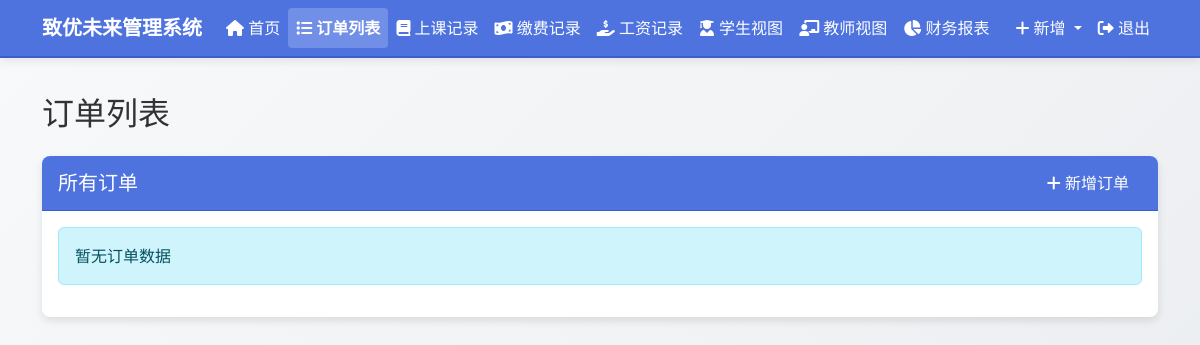
/orders (signed in), run on an earlier commit of the app's database.
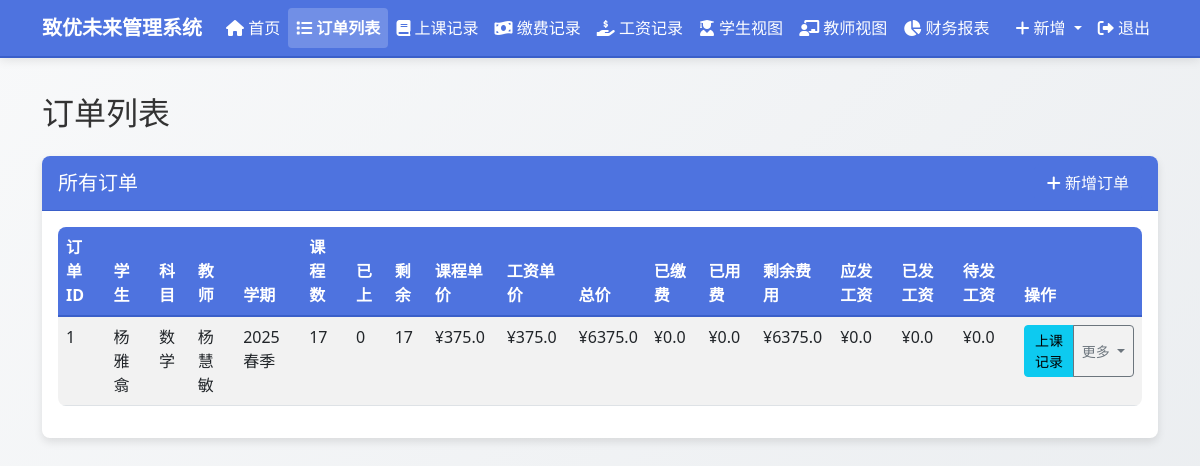
And on a later commit of the database.
### models.py (models this page shows, shortened)
class Order(db.Model):
    id = db.Column(db.Integer, primary_key=True)
    order_number = db.Column(db.String(50), unique=True, nullable=False, default="")
    student_name = db.Column(db.String(100), nullable=False)
    subject = db.Column(db.String(100), nullable=False)
    teacher_name = db.Column(db.String(100), nullable=False)
    semester = db.Column(db.String(100), nullable=False)
    total_classes = db.Column(db.Integer, default=0)
    completed_classes = db.Column(db.Integer, default=0)
    remaining_classes = db.Column(db.Integer, default=0)
    class_price = db.Column(db.Float, default=0.0)
    salary_price = db.Column(db.Float, default=0.0)  # 新增工资单价字段
    total_price = db.Column(db.Float, default=0.0)
    paid_amount = db.Column(db.Float, default=0.0)
    used_amount = db.Column(db.Float, default=0.0)
    remaining_amount = db.Column(db.Float, default=0.0)
    payable_salary = db.Column(db.Float, default=0.0)
    paid_salary = db.Column(db.Float, default=0.0)
    remaining_salary = db.Column(db.Float, default=0.0)
    order_note = db.Column(db.Text, nullable=True)
    teacher_note = db.Column(db.Text, nullable=True)
    student_note = db.Column(db.Text, nullable=True)
    created_at = db.Column(db.DateTime, default=datetime.now)
    class_records = db.relationship('ClassRecord', backref='order', lazy=True)
    payment_records = db.relationship('PaymentRecord', backref='order', lazy=True)
    salary_records = db.relationship('SalaryRecord', backref='order', lazy=True)

### routes.py (the view)
@app.route('/orders')
@login_required
def order_list():
    orders = Order.query.order_by(Order.created_at.desc()).all()
    order_form = OrderForm()
    class_record_form = ClassRecordForm()
    payment_record_form = PaymentRecordForm()
    salary_record_form = SalaryRecordForm()
    orders_for_dropdown = Order.query.all()
    class_record_form.order_id.choices = [(order.id, f"{order.order_number} - {order.student_name} - {order.subject}") for order in orders_for_dropdown]
    payment_record_form.order_id.choices = [(order.id, f"{order.order_number} - {order.student_name} - {order.subject}") for order in orders_for_dropdown]
    salary_record_form.order_id.choices = [(order.id, f"{order.order_number} - {order.teacher_name} - {order.subject}") for order in orders_for_dropdown]
    return render_template('order_list.html',
                           title='订单列表',
                           orders=orders,
                           order_form=order_form,
                           class_record_form=class_record_form,
                           payment_record_form=payment_record_form,
                           salary_record_form=salary_record_form,
                           edit_note_form=EditNoteForm())

### app.py (called while the page is built)
@login_manager.user_loader
def load_user(user_id):
    from models import User
    return User.query.get(int(user_id))

### templates/order_list.html (shortened to what this page needs)
{% extends "layout.html" %}
{% block content %}
<h2 class="mb-4">订单列表</h2>
<div class="card">
    <div class="card-header d-flex justify-content-between align-items-center">
        <h5 class="mb-0">所有订单</h5>
        <button type="button" class="btn btn-primary" data-bs-toggle="modal" data-bs-target="#newOrderModal">
            <i class="fas fa-plus"></i> 新增订单
        </button>
    </div>
    <div class="card-body">
        {% if orders %}
        <div class="table-responsive">
            <table class="table table-striped table-hover">
                <thead>
                    <tr>
                        <th>订单ID</th>
                        <th>学生</th>
                        <th>科目</th>
                        <th>教师</th>
                        <th>学期</th>
                        <th>课程数</th>
                        <th>已上</th>
                        <th>剩余</th>
                        <th>课程单价</th>
                        <th>工资单价</th>
                        <th>总价</th>
                        <th>已缴费</th>
                        <th>已用费</th>
                        <th>剩余费用</th>
                        <th>应发工资</th>
                        <th>已发工资</th>
                        <th>待发工资</th>
                        <th>操作</th>
                    </tr>
                </thead>
                <tbody>
                    {% for order in orders %}
                    <tr>
                        <td>{{ order.id }}</td>
                        <td>{{ order.student_name }}</td>
                        <td>{{ order.subject }}</td>
                        <td>{{ order.teacher_name }}</td>
                        <td>{{ order.semester }}</td>
                        <td>{{ order.total_classes }}</td>
                        <td>{{ order.completed_classes }}</td>
                        <td>{{ order.remaining_classes }}</td>
                        <td>¥{{ order.class_price }}</td>
                        <td>¥{{ order.salary_price }}</td>
                        <td>¥{{ order.total_price }}</td>
                        <td>¥{{ order.paid_amount }}</td>
                        <td>¥{{ order.used_amount }}</td>
                        <td>¥{{ order.remaining_amount }}</td>
                        <td>¥{{ order.payable_salary }}</td>
                        <td>¥{{ order.paid_salary }}</td>
                        <td>¥{{ order.remaining_salary }}</td>
                        <td>
                            <div class="btn-group">
                                <button type="button" class="btn btn-sm btn-info view-class-records"
                                        data-bs-toggle="modal" data-bs-target="#classRecordsModal"
                                        data-order-id="{{ order.id }}">
                                    上课记录
                                </button>
                                <button type="button" class="btn btn-sm btn-outline-secondary dropdown-toggle" data-bs-toggle="dropdown" aria-haspopup="true" aria-expanded="false">
                                    更多
                                </button>
                            </div>
                        </td>
                    </tr>
                    {% endfor %}
                </tbody>
            </table>
        </div>
        {% else %}
        <div class="alert alert-info">暂无订单数据</div>
        {% endif %}
    </div>
</div>
{% endblock %}

### templates/layout.html (shortened to what this page needs)
<!DOCTYPE html>
<html lang="zh-CN">
<head>
    <link href="https://cdn.jsdelivr.net/npm/bootstrap@5.3.0/dist/css/bootstrap.min.css" rel="stylesheet">
    <link href="https://cdnjs.cloudflare.com/ajax/libs/font-awesome/6.0.0/css/all.min.css" rel="stylesheet">
    <link href="{{ url_for('static', filename='css/style.css') }}" rel="stylesheet">
</head>
<body data-bs-theme="light">
    {% if current_user.is_authenticated %}
    <nav class="navbar navbar-expand-lg navbar-light bg-primary fixed-top">
        <div class="container">
            <a class="navbar-brand" href="{{ url_for('dashboard') }}">致优未来管理系统</a>
            <div class="collapse navbar-collapse" id="navbarNav">
                <ul class="navbar-nav me-auto">
                    <li class="nav-item">
                        <a class="nav-link {% if request.endpoint == 'dashboard' %}active{% endif %}" href="{{ url_for('dashboard') }}">
                            <i class="fas fa-home"></i> 首页
                        </a>
                    </li>
                    <li class="nav-item">
                        <a class="nav-link {% if request.endpoint == 'order_list' %}active{% endif %}" href="{{ url_for('order_list') }}">
                            <i class="fas fa-list"></i> 订单列表
                        </a>
                    </li>
                    <li class="nav-item">
                        <a class="nav-link {% if request.endpoint == 'class_records_list' %}active{% endif %}" href="{{ url_for('class_records_list') }}">
                            <i class="fas fa-book"></i> 上课记录
                        </a>
                    </li>
                    <li class="nav-item">
                        <a class="nav-link {% if request.endpoint == 'payment_records_list' %}active{% endif %}" href="{{ url_for('payment_records_list') }}">
                            <i class="fas fa-money-bill-wave"></i> 缴费记录
                        </a>
                    </li>
                    <li class="nav-item">
                        <a class="nav-link {% if request.endpoint == 'salary_records_list' %}active{% endif %}" href="{{ url_for('salary_records_list') }}">
                            <i class="fas fa-hand-holding-usd"></i> 工资记录
                        </a>
                    </li>
                    <li class="nav-item">
                        <a class="nav-link {% if request.endpoint == 'student_view' %}active{% endif %}" href="{{ url_for('student_view') }}">
                            <i class="fas fa-user-graduate"></i> 学生视图
                        </a>
                    </li>
                    <li class="nav-item">
                        <a class="nav-link {% if request.endpoint == 'teacher_view' %}active{% endif %}" href="{{ url_for('teacher_view') }}">
                            <i class="fas fa-chalkboard-teacher"></i> 教师视图
                        </a>
                    </li>
                    <li class="nav-item">
                        <a class="nav-link {% if request.endpoint == 'financial_report' %}active{% endif %}" href="{{ url_for('financial_report') }}">
                            <i class="fas fa-chart-pie"></i> 财务报表
                        </a>
                    </li>
                </ul>
                <ul class="navbar-nav">
                    <li class="nav-item dropdown">
                        <a class="nav-link dropdown-toggle" href="#" id="navbarDropdown" role="button" data-bs-toggle="dropdown" aria-expanded="false">
                            <i class="fas fa-plus"></i> 新增
                        </a>
                    </li>
                    <li class="nav-item">
                        <a class="nav-link" href="{{ url_for('logout') }}">
                            <i class="fas fa-sign-out-alt"></i> 退出
                        </a>
                    </li>
                </ul>
            </div>
        </div>
    </nav>
    {% endif %}
    <div class="container main-content my-4">
        {% block content %}{% endblock %}
    </div>
</body>
</html>

### static/css/style.css (style rules this page uses)
body { font-family: 'Segoe UI', Tahoma, Geneva, Verdana, sans-serif; color: #333; background-color: #f8f9fa; background-image: linear-gradient(135deg, #f8f9fa 0%, #e9ecef 100%); background-attachment: fixed; }
.main-content { padding-top: 70px; min-height: calc(100vh - 120px); }
.navbar { box-shadow: 0 2px 10px rgba(0, 0, 0, 0.1); background-color: #4e73df !important; border-bottom: 1px solid #3a5fc9; }
.navbar-brand { font-weight: bold; color: #fff !important; }
.navbar .nav-link { color: #fff !important; }
.nav-link.active { background-color: rgba(255, 255, 255, 0.2) !important; border-radius: 4px; font-weight: bold; }
.card { border: none; border-radius: 8px; box-shadow: 0 4px 8px rgba(0, 0, 0, 0.1); margin-bottom: 20px; background-color: #fff; transition: transform 0.2s ease-in-out; }
.card-header { border-radius: 8px 8px 0 0 !important; font-weight: bold; background-color: #4e73df !important; color: white; border-bottom: 1px solid #3a5fc9; }
.table { background-color: #fff; border-radius: 8px; overflow: hidden; }
.table thead th { background-color: #4e73df; color: white; border-bottom: 2px solid #3a5fc9; }
.btn-primary { background-color: #4e73df; border-color: #4e73df; }
.bg-primary { background-color: #4e73df !important; border-bottom: 2px solid #3a5fc9; }

What changed in the data, as far as the page shows it:
added Order: id "1", student_name "杨雅翕", subject "数学", teacher_name "杨慧敏", semester "2025春季", total_classes "17", completed_classes "0", remaining_classes "17", class_price "375.0", salary_price "375.0", total_price "6375.0", paid_amount "0.0", used_amount "0.0", remaining_amount "6375.0", payable_salary "0.0", paid_salary "0.0", remaining_salary "0.0"
Also different on the page:
text no longer shown: "暂无订单数据"
text now shown: "订单ID 学生 科目 教师 学期 课程数 已上 剩余 课程单价 工资单价 总价 已缴费 已用费 剩余费用 应发工资 已发工资 待发工资 操作"
